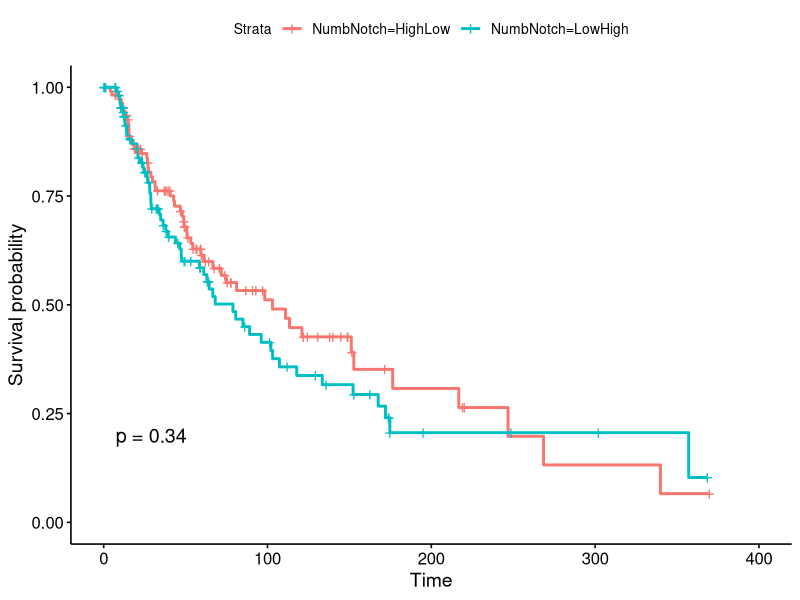
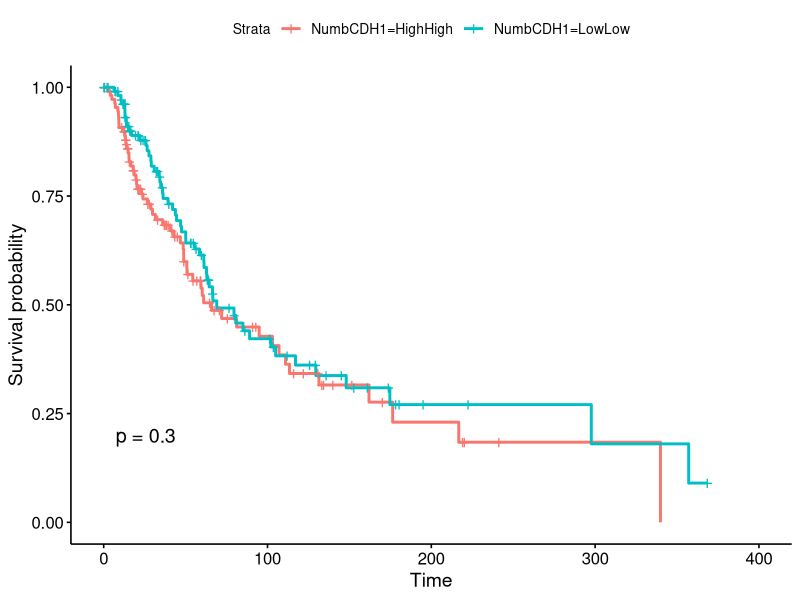
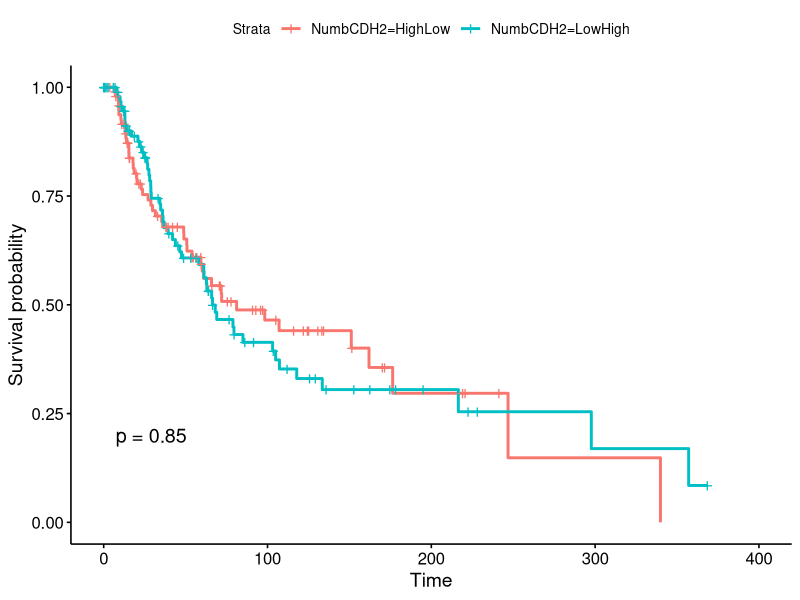
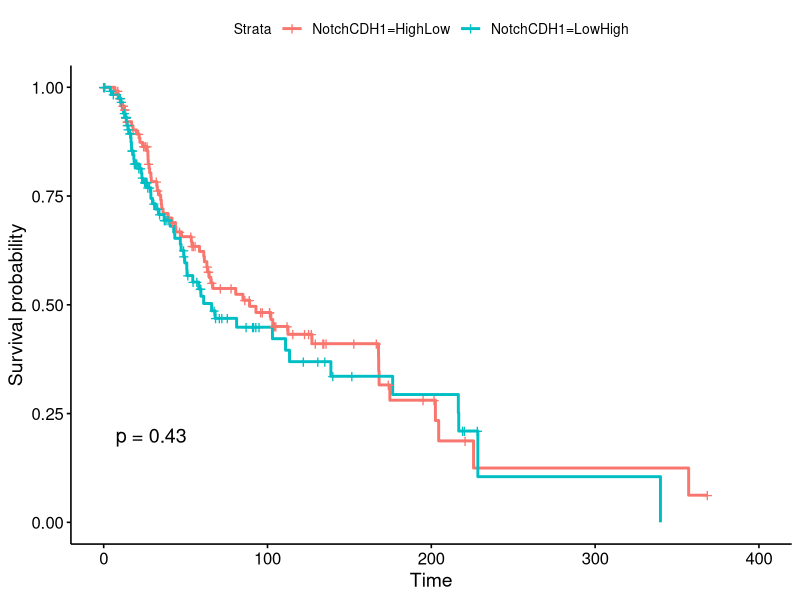
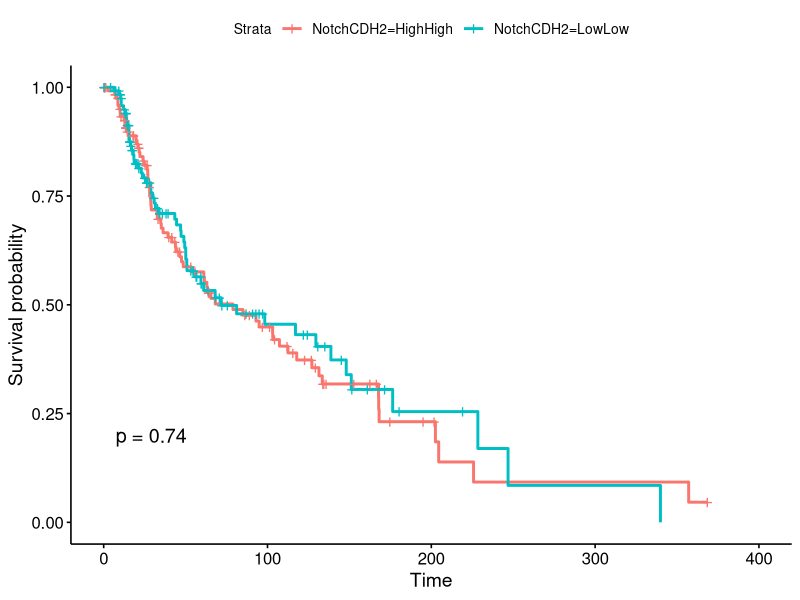
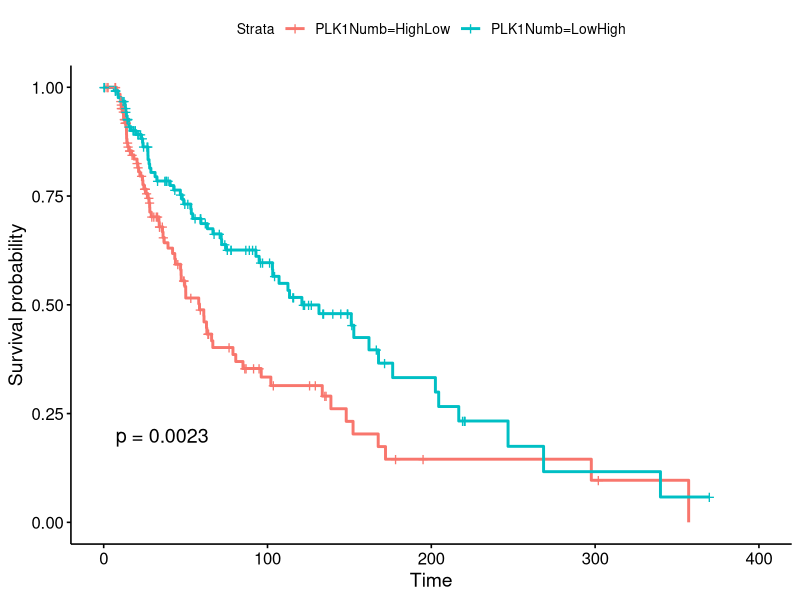
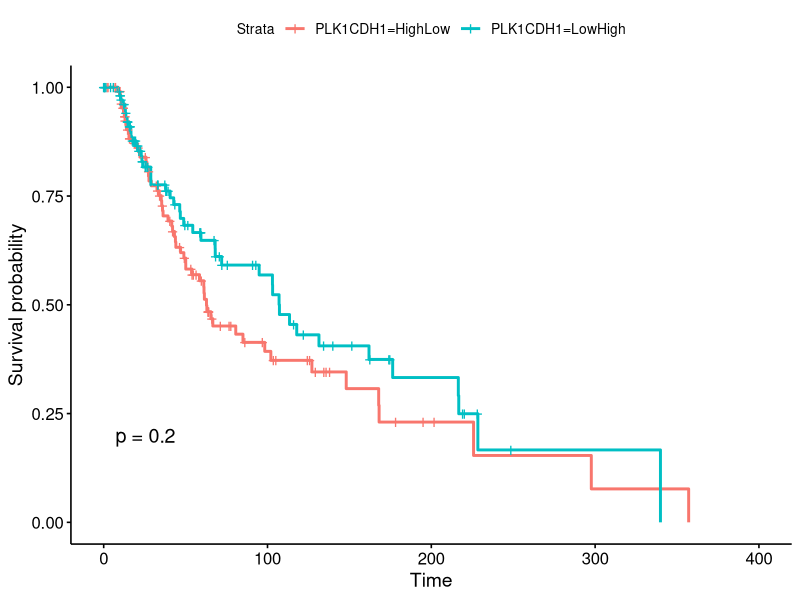
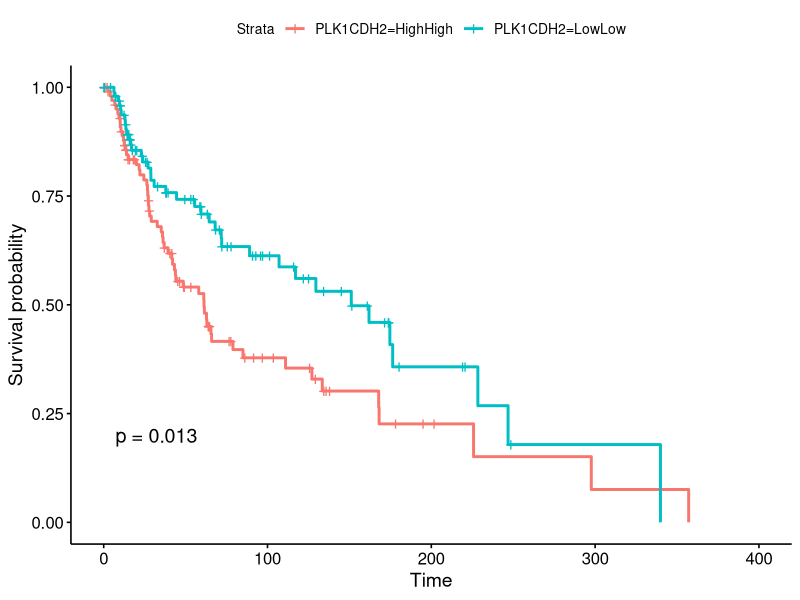

Source code (R) for these figures, in order: (Note: this script raises an error after producing the figures.)
## ---- chunk 1
library(readxl)
library(survival)
library(tidyverse)
library(dplyr)
library(survminer)
library(ggplot2)
## ---- chunk 2
GCdata = read_excel("TCGAdata/12-2022_PLK1NUMB_v2.xlsx")%>% # CDH1 is E-cad, CDH2 is N-cad
  mutate(NumbNotch = paste(NUMB_Sta, NOTCH1_Sta, sep = ""), # LowHigh vs HighLow
         NumbCDH1 = paste(NUMB_Sta, CDH1_Sta, sep = ""), # HighHigh vs LowLow
         NumbCDH2 = paste(NUMB_Sta, CDH2_Sta, sep = ""), # LowHigh vs HighLow
         NotchCDH1 = paste(NOTCH1_Sta, CDH1_Sta, sep = ""), # LowHigh vs HighLow
         NotchCDH2 = paste(NOTCH1_Sta, CDH2_Sta, sep = ""), # HighHigh vs LowLow
         PLK1Numb = paste(PLK1_Sta, NUMB_Sta, sep = ""), # LowHigh vs HighLow
         PLK1CDH1 = paste(PLK1_Sta, CDH1_Sta, sep = ""), # HighLow vs LowHigh
         PLK1CDH2 = paste(PLK1_Sta, CDH2_Sta, sep = ""), # HighHigh vs LowLow
         ) 

GC_OSdata = GCdata %>% filter(OS_MONTHS != "[Not Available]")
GC_OSdata_NumbNotch = GC_OSdata %>% filter(NumbNotch %in% c("HighLow", "LowHigh"))
GC_OSdata_NumbCDH1 = GC_OSdata %>% filter(NumbCDH1 %in% c("HighHigh", "LowLow"))
GC_OSdata_NumbCDH2 = GC_OSdata %>% filter(NumbCDH2 %in% c("LowHigh", "HighLow"))
GC_OSdata_NotchCDH1 = GC_OSdata %>% filter(NotchCDH1 %in% c("LowHigh", "HighLow"))
GC_OSdata_NotchCDH2 = GC_OSdata %>% filter(NotchCDH2 %in% c("HighHigh", "LowLow"))
GC_OSdata_PLK1Numb = GC_OSdata %>% filter(PLK1Numb %in% c("LowHigh", "HighLow"))
GC_OSdata_PLK1CDH1 = GC_OSdata %>% filter(PLK1CDH1 %in% c("HighLow", "LowHigh"))
GC_OSdata_PLK1CDH2 = GC_OSdata %>% filter(PLK1CDH2 %in% c("HighHigh", "LowLow"))


GC_DFSdata = GCdata %>% filter(DFS_MONTHS != "[Not Available]")
GC_DFSdata_NumbNotch = GC_DFSdata %>% filter(NumbNotch %in% c("HighLow", "LowHigh"))
GC_DFSdata_NumbCDH1 = GC_DFSdata %>% filter(NumbCDH1 %in% c("HighHigh", "LowLow"))
GC_DFSdata_NumbCDH2 = GC_DFSdata %>% filter(NumbCDH2 %in% c("LowHigh", "HighLow"))
GC_DFSdata_NotchCDH1 = GC_DFSdata %>% filter(NotchCDH1 %in% c("LowHigh", "HighLow"))
GC_DFSdata_NotchCDH2 = GC_DFSdata %>% filter(NotchCDH2 %in% c("HighHigh", "LowLow"))
GC_DFSdata_PLK1Numb = GC_DFSdata %>% filter(PLK1Numb %in% c("LowHigh", "HighLow"))
GC_DFSdata_PLK1CDH1 = GC_DFSdata %>% filter(PLK1CDH1 %in% c("HighLow", "LowHigh"))
GC_DFSdata_PLK1CDH2 = GC_DFSdata %>% filter(PLK1CDH2 %in% c("HighHigh", "LowLow"))

## ---- chunk 3
# OS Analysis
Total_list = list(GC_OSdata_NumbNotch, GC_OSdata_NumbCDH1, GC_OSdata_NumbCDH2, GC_OSdata_NotchCDH1, GC_OSdata_NotchCDH2, GC_OSdata_PLK1Numb, GC_OSdata_PLK1CDH1, GC_OSdata_PLK1CDH2)
List_name = c("NumbNotch","NumbCDH1", "NumbCDH2", "NotchCDH1", "NotchCDH2", "PLK1Numb", "PLK1CDH1", "PLK1CDH2")
#names(Total_list[[1]])
for (i in 1:8) {
  temp_frame = as.data.frame(Total_list[[i]])
  temp_name = List_name[i]
  modform <- as.formula(paste("Surv(time = as.numeric(temp_frame$OS_MONTHS),event = as.numeric(temp_frame$OS_STATUS))", List_name[i], sep = " ~ "))
  substitute(survfit(modform, data = temp_frame), list(modform = modform))
  funny = eval(substitute(survfit(modform, data = temp_frame), list(modform = modform)))
  p <- ggsurvplot(funny, data = temp_frame, pval = TRUE)
  ggsave(file = paste("OS_",List_name[i],".pdf", sep = ""), p$plot, dpi = 300)
}
## ---- chunk 4
# DFS analysis
Total_list = list(GC_DFSdata_NumbNotch, GC_DFSdata_NumbCDH1, GC_DFSdata_NumbCDH2, GC_DFSdata_NotchCDH1, GC_DFSdata_NotchCDH2, GC_DFSdata_PLK1Numb, GC_DFSdata_PLK1CDH1, GC_DFSdata_PLK1CDH2)
List_name = c("NumbNotch","NumbCDH1", "NumbCDH2", "NotchCDH1", "NotchCDH2", "PLK1Numb", "PLK1CDH1", "PLK1CDH2")
#names(Total_list[[1]])
for (i in 1:7) {
  temp_frame = as.data.frame(Total_list[[i]])
  temp_name = List_name[i]
  modform <- as.formula(paste("Surv(time = as.numeric(temp_frame$DFS_MONTHS),event = as.numeric(temp_frame$DFS_STATUS))", List_name[i], sep = " ~ "))
  substitute(survfit(modform, data = temp_frame), list(modform = modform))
  funny = eval(substitute(survfit(modform, data = temp_frame), list(modform = modform)))
  p <- ggsurvplot(funny, data = temp_frame, pval = TRUE)
  ggsave(file = paste("DFS_", List_name[i],".pdf", sep = ""), p$plot)
}
## ---- chunk 5
GCdata = read_excel("TCGAdata/12-2022_PLK1NUMB_v2.xlsx")%>% # CDH1 is E-cad, CDH2 is N-cad
  mutate(PLK1NumbNotch = paste(PLK1_Sta, NUMB_Sta, NOTCH1_Sta, sep = ""), # LowHighLow vs HighLowHigh
         PLK1NumbCDH1 = paste(PLK1_Sta, NUMB_Sta, CDH1_Sta, sep = ""), # LowHighHigh vs HighLowLow
         PLK1NumbCDH2 = paste(PLK1_Sta, NUMB_Sta, CDH2_Sta, sep = ""), # HighLowHigh vs LowHighLow
         ) # LowLow vs HighHigh

GC_OSdata = GCdata %>% filter(OS_MONTHS != "[Not Available]")
GC_OSdata_PLK1NumbNotch = GC_OSdata %>% filter(PLK1NumbNotch %in% c("LowHighLow", "HighLowHigh"))
GC_OSdata_PLK1NumbCDH1 = GC_OSdata %>% filter(PLK1NumbCDH1 %in% c("LowHighHigh", "HighLowLow"))
GC_OSdata_PLK1NumbCDH2 = GC_OSdata %>% filter(PLK1NumbCDH2 %in% c("HighLowHigh", "LowHighLow"))

GC_DFSdata = GCdata %>% filter(DFS_MONTHS != "[Not Available]")
GC_DFSdata_PLK1NumbNotch = GC_DFSdata %>% filter(PLK1NumbNotch %in% c("LowHighLow", "HighLowHigh"))
GC_DFSdata_PLK1NumbCDH1 = GC_DFSdata %>% filter(PLK1NumbCDH1 %in% c("LowHighHigh", "HighLowLow"))
GC_DFSdata_PLK1NumbCDH2 = GC_DFSdata %>% filter(PLK1NumbCDH2 %in% c("HighLowHigh", "LowHighLow"))



## ---- chunk 6
# OS plot
Total_list = list(GC_OSdata_PLK1NumbNotch, GC_OSdata_PLK1NumbCDH1, GC_OSdata_PLK1NumbCDH2)
List_name = c("PLK1NumbNotch","PLK1NumbCDH1", "PLK1NumbCDH2")
#names(Total_list[[1]])
for (i in 1:3) {
  temp_frame = as.data.frame(Total_list[[i]])
  temp_name = List_name[i]
  modform <- as.formula(paste("Surv(time = as.numeric(temp_frame$OS_MONTHS),event = as.numeric(temp_frame$OS_STATUS))", List_name[i], sep = " ~ "))
  substitute(survfit(modform, data = temp_frame), list(modform = modform))
  funny = eval(substitute(survfit(modform, data = temp_frame), list(modform = modform)))
  p <- ggsurvplot(funny, data = temp_frame, pval = TRUE)
  ggsave(file = paste("OS_", List_name[i],".pdf", sep = ""), p$plot)
}
## ---- chunk 7
# DFS plot
Total_list = list(GC_DFSdata_PLK1NumbNotch, GC_DFSdata_PLK1NumbCDH1, GC_DFSdata_PLK1NumbCDH2)
List_name = c("PLK1NumbNotch","PLK1NumbCDH1", "PLK1NumbCDH2")
#names(Total_list[[1]])
for (i in 1:3) {
  temp_frame = as.data.frame(Total_list[[i]])
  temp_name = List_name[i]
  modform <- as.formula(paste("Surv(time = as.numeric(temp_frame$DFS_MONTHS),event = as.numeric(temp_frame$DFS_STATUS))", List_name[i], sep = " ~ "))
  substitute(survfit(modform, data = temp_frame), list(modform = modform))
  funny = eval(substitute(survfit(modform, data = temp_frame), list(modform = modform)))
  p <- ggsurvplot(funny, data = temp_frame, pval = TRUE)
  ggsave(file = paste("DFS_", List_name[i],".pdf", sep = ""), p$plot)
}
## ---- chunk 8
GCdata = read_excel("TCGAdata/12-2022_PLK1NUMB_v2.xlsx")%>% # CDH1 is E-cad, CDH2 is N-cad
  mutate(
         PLK1Numb = paste(PLK1_Sta, NUMB_Sta, sep = ""),
         ) # LowLow vs HighHigh

GC_PLK1_H = GCdata %>% filter(PLK1_Sta %in% c("High")) %>% select(NOTCH1_Median, PLK1_Sta) %>% mutate(PLK1_Sta = str_replace(PLK1_Sta, "High", "PLK1_H")) %>% rename("Condition" = "PLK1_Sta")

GC_PLK1_L = GCdata %>% filter(PLK1_Sta %in% c("Low")) %>% select(NOTCH1_Median, PLK1_Sta) %>% mutate(PLK1_Sta = str_replace(PLK1_Sta, "Low", "PLK1_L")) %>% rename("Condition" = "PLK1_Sta")

GC_Numb_H = GCdata %>% filter(NUMB_Sta %in% c("High")) %>% select(NOTCH1_Median, NUMB_Sta) %>% mutate(NUMB_Sta = str_replace(NUMB_Sta, "High", "NUMB_H")) %>% rename("Condition" = "NUMB_Sta")

GC_Numb_L = GCdata %>% filter(NUMB_Sta %in% c("Low")) %>% select(NOTCH1_Median, NUMB_Sta) %>% mutate(NUMB_Sta = str_replace(NUMB_Sta, "Low", "NUMB_L")) %>% rename("Condition" = "NUMB_Sta")

GC_PLK1Numb_HL = GCdata %>% filter(PLK1Numb %in% c("HighLow")) %>% select(NOTCH1_Median, PLK1Numb) %>% mutate(PLK1Numb = str_replace(PLK1Numb, "HighLow", "PLK1Numb_HL")) %>% rename("Condition" = "PLK1Numb")

GC_PLK1Numb_LH = GCdata %>% filter(PLK1Numb %in% c("LowHigh")) %>% select(NOTCH1_Median, PLK1Numb) %>% mutate(PLK1Numb = str_replace(PLK1Numb, "LowHigh", "PLK1Numb_LH")) %>% rename("Condition" = "PLK1Numb")


## ---- chunk 9

NOTCH1_condition = rbind(GC_PLK1Numb_HL, GC_PLK1Numb_LH)
p2 = ggplot(NOTCH1_condition, aes(x = Condition, y = log(NOTCH1_Median), color = Condition)) + geom_boxplot() + stat_compare_means(method = "t.test")
ggsave(file = "Notch_exp_btwn_allgroup.pdf", plot = p2, dpi = 300)


NOTCH1_condition = rbind(GC_PLK1_H, GC_PLK1_L, GC_Numb_H, GC_Numb_L, GC_PLK1Numb_HL, GC_PLK1Numb_LH)
p2 = ggplot(NOTCH1_condition, aes(x = Condition, y = log(NOTCH1_Median), color = Condition)) + geom_boxplot() + stat_compare_means(method = "anova")
ggsave(file = "Notch_exp_btwn_allgroup.pdf", plot = p2, dpi = 300)
## ---- chunk 10
GCdata = read_excel("TCGAdata/12-2022_PLK1NUMB_v2.xlsx")%>% # CDH1 is E-cad, CDH2 is N-cad
  mutate(NUMB4Notch = paste(NUMB4_Sta, NOTCH1_Sta, sep = ""), # LowHigh vs HighLow
         NUMB4CDH1 = paste(NUMB4_Sta, CDH1_Sta, sep = ""), # HighHigh vs LowLow
         NUMB4CDH2 = paste(NUMB4_Sta, CDH2_Sta, sep = ""), # LowHigh vs HighLow
         PLK1NUMB4 = paste(PLK1_Sta, NUMB4_Sta, sep = ""), # LowHigh vs HighLow
         ) 

GC_OSdata = GCdata %>% filter(OS_MONTHS != "[Not Available]")
GC_OSdata_NUMB4Notch = GC_OSdata %>% filter(NUMB4Notch %in% c("LowHigh", "HighLow"))
GC_OSdata_NUMB4CDH1 = GC_OSdata %>% filter(NUMB4CDH1 %in% c("HighHigh", "LowLow"))
GC_OSdata_NUMB4CDH2 = GC_OSdata %>% filter(NUMB4CDH2 %in% c("LowHigh", "HighLow"))
GC_OSdata_PLK1NUMB4 = GC_OSdata %>% filter(PLK1NUMB4 %in% c("LowHigh", "HighLow"))

GC_DFSdata = GCdata %>% filter(DFS_MONTHS != "[Not Available]")
GC_DFSdata_NUMB4Notch = GC_DFSdata %>% filter(NUMB4Notch %in% c("LowHigh", "HighLow"))
GC_DFSdata_NUMB4CDH1 = GC_DFSdata %>% filter(NUMB4CDH1 %in% c("HighHigh", "LowLow"))
GC_DFSdata_NUMB4CDH2 = GC_DFSdata %>% filter(NUMB4CDH2 %in% c("LowHigh", "HighLow"))
GC_DFSdata_PLK1NUMB4 = GC_DFSdata %>% filter(PLK1NUMB4 %in% c("LowHigh", "HighLow"))


## ---- chunk 11
# OS Plot
Total_list = list(GC_OSdata_NUMB4Notch, GC_OSdata_NUMB4CDH1, GC_OSdata_NUMB4CDH2, GC_OSdata_PLK1NUMB4)
#, GC_OSdata_NotchCDH2, GC_OSdata)
List_name = c("NUMB4Notch","NUMB4CDH1", "NUMB4CDH2", "PLK1NUMB4")
#names(Total_list[[1]])
for (i in 1:4) {
  temp_frame = as.data.frame(Total_list[[i]])
  temp_name = List_name[i]
  modform <- as.formula(paste("Surv(time = as.numeric(temp_frame$OS_MONTHS),event = as.numeric(temp_frame$OS_STATUS))", List_name[i], sep = " ~ "))
  substitute(survfit(modform, data = temp_frame), list(modform = modform))
  funny = eval(substitute(survfit(modform, data = temp_frame), list(modform = modform)))
  p <- ggsurvplot(funny, data = temp_frame, pval = TRUE)
  ggsave(file = paste("OS_", List_name[i],".pdf", sep = ""), p$plot, dpi = 300)
}
## ---- chunk 12
# DFS Plot
Total_list = list(GC_DFSdata_NUMB4Notch, GC_DFSdata_NUMB4CDH1, GC_DFSdata_NUMB4CDH2, GC_DFSdata_PLK1NUMB4)
#, GC_DFSdata_NotchCDH2, GC_DFSdata)
List_name = c("NUMB4Notch","NUMB4CDH1", "NUMB4CDH2", "PLK1NUMB4")
#names(Total_list[[1]])
for (i in 1:4) {
  temp_frame = as.data.frame(Total_list[[i]])
  temp_name = List_name[i]
  modform <- as.formula(paste("Surv(time = as.numeric(temp_frame$DFS_MONTHS),event = as.numeric(temp_frame$DFS_STATUS))", List_name[i], sep = " ~ "))
  substitute(survfit(modform, data = temp_frame), list(modform = modform))
  funny = eval(substitute(survfit(modform, data = temp_frame), list(modform = modform)))
  p <- ggsurvplot(funny, data = temp_frame, pval = TRUE)
  ggsave(file = paste("DFS_", List_name[i],".pdf", sep = ""), p$plot, dpi = 300)
}
## ---- chunk 13
Numb_iso = read_excel("TCGAdata/Numb_isoforms_TPM_TCGA.xlsx", sheet = "Sheet4")

Numb1_GTEx_vs_TCGA = ggplot(Numb_iso, aes(x = Type, y = log2(`Numb-1`+1),  color = Type)) + geom_boxplot() + 
  stat_compare_means(method = "t.test")
Numb2_GTEx_vs_TCGA = ggplot(Numb_iso, aes(x = Type, y = log2(`Numb-2`+1),  color = Type)) + geom_boxplot() + 
  stat_compare_means(method = "t.test")
Numb3_GTEx_vs_TCGA = ggplot(Numb_iso, aes(x = Type, y = log2(`Numb-3`+1),  color = Type)) + geom_boxplot() + 
  stat_compare_means(method = "t.test")
Numb4_GTEx_vs_TCGA = ggplot(Numb_iso, aes(x = Type, y = log2(`Numb-4`+1),  color = Type)) + geom_boxplot() + 
  stat_compare_means(method = "t.test")

ggsave("Numb1_GTEx_vs_TCGA.pdf", plot = Numb1_GTEx_vs_TCGA, dpi = 300)
ggsave("Numb2_GTEx_vs_TCGA.pdf", plot = Numb2_GTEx_vs_TCGA, dpi = 300)
ggsave("Numb3_GTEx_vs_TCGA.pdf", plot = Numb3_GTEx_vs_TCGA, dpi = 300)
ggsave("Numb4_GTEx_vs_TCGA.pdf", plot = Numb4_GTEx_vs_TCGA, dpi = 300)
